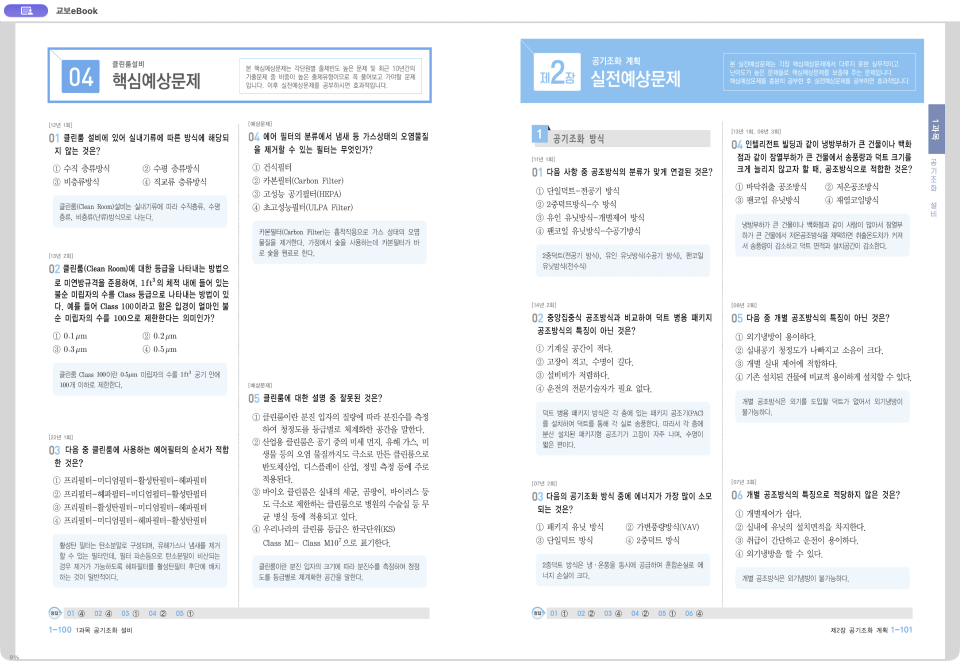
#> input picture work/hansol-ink-hidden/screens/spread-0059.png, 2880 x 1982 px, given in place of spread-0100.png, which was not available (shown at 1/3 size)
$ python prepare-hansol-book-native.py
#> lines starting #> are read from the running program, lines starting #| are printed output that depends on the picture
"""Crop only individually reviewed question/solution rectangles from normal UI.
No ebook file extraction, OCR transcription, security changes or full-screen export.
"""
import json,hashlib
from pathlib import Path
from PIL import Image,ImageDraw,ImageFont
ROOT=Path(__file__).resolve().parents[1]
WORK=ROOT/'work/hansol-book-native';(WORK/'original').mkdir(parents=True,exist_ok=True)
review=json.loads((ROOT/'tools/hansol-book-native-review.json').read_text())
#> (reads tools/hansol-book-native-review.json from the repository)
rows=[];tiles=[];font=ImageFont.truetype(str(ROOT/'assets/fonts/NanumGothic-Regular.ttf'),20)
for row in review['rows']:
 path=ROOT/'work/hansol-whole-book/screens'/f"spread-{row['spread']:04}.png"
 with Image.open(path) as full:
#> full is the input picture: PIL image 2880x1982 RGBA; mean R, G, B, A 238.9, 241.9, 244.7, 255
  half=row['half'];source=full.crop((half*full.width//2,0,(half+1)*full.width//2,full.height))
#> after `source = full.crop((half * full.width // 2, 0, (half + 1) * full.width`:
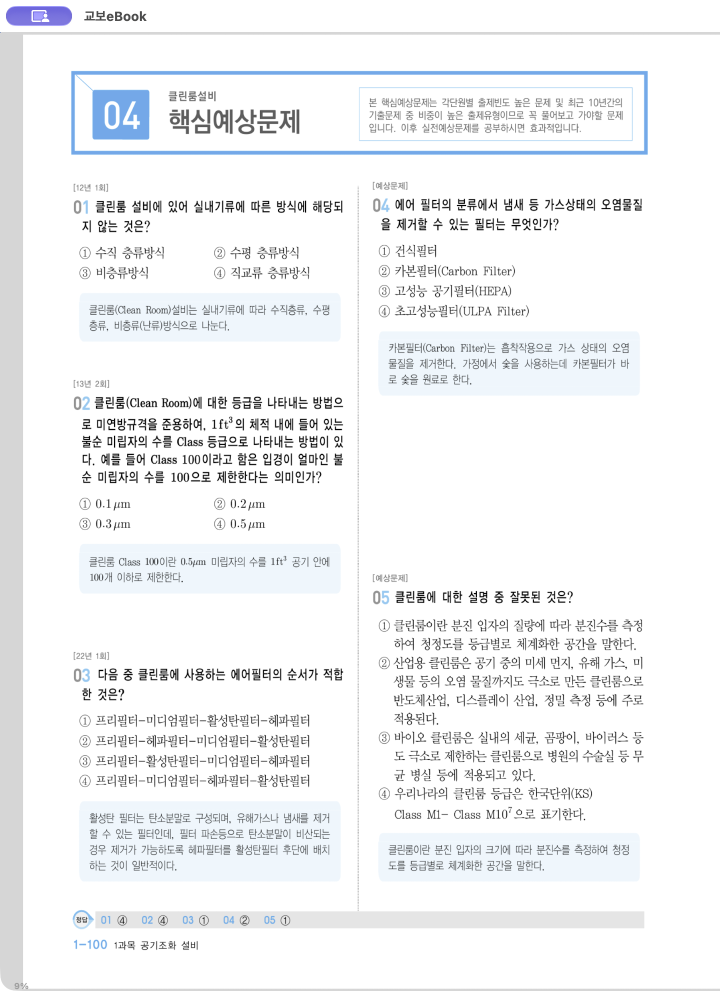
#> source: PIL image 1440x1982 RGBA (shown at 1/2 size); mean R, G, B, A 241.7, 243, 244.5, 255; transparent parts drawn white
  key=f"{row['page']}-{row['number']}";entry={'key':key,'sourceScreenSha256':hashlib.sha256(path.read_bytes()).hexdigest()}
  for kind,field in [('question','crop'),('explanation','solutionCrop')]:
   x0,y0,x1,y1=row[field]
   parts=row.get(kind+'Parts')
   if parts:
    pieces=[]
    for part in parts:
     screen=ROOT/'work/hansol-whole-book/screens'/f"spread-{part.get('spread',row['spread']):04}.png"
     fullpart=Image.open(screen);halfpart=part.get('half',row['half']);halfim=fullpart.crop((halfpart*fullpart.width//2,0,(halfpart+1)*fullpart.width//2,fullpart.height))
     a,b,c,d=part['crop'];assert 0<=a<c<=halfim.width and 0<=b<d<=halfim.height
     pieces.append(halfim.crop((a,b,c,d)))
     entry.setdefault('sourceScreens',{})[str(screen.relative_to(ROOT))]=hashlib.sha256(screen.read_bytes()).hexdigest()
    im=Image.new('RGB',(max(p.width for p in pieces),sum(p.height for p in pieces)+12*(len(pieces)-1)),'white');offset=0
    for piece in pieces:im.paste(piece,(0,offset));offset+=piece.height+12
    assert [0,0,*im.size]==row[field],(key,kind,list(im.size),row[field])
   else:
    assert 0<=x0<x1<=source.width and 0<=y0<y1<=source.height
    im=source.crop((x0,y0,x1,y1))
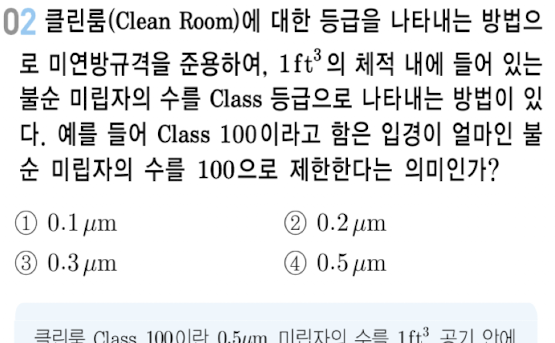
#> im: PIL image 555x343 RGBA; mean R, G, B, A 228.7, 229.5, 230.2, 255
   im.save(WORK/'original'/f'{key}-{kind}.png');entry[kind+'Size']=list(im.size)
   if kind=='question':
    proof=im.copy();draw=ImageDraw.Draw(proof)
    for i,rect in enumerate(row.get('choiceRects',[])):
     a,b,c,d=rect;assert x0<=a<c<=x1 and y0<=b<d<=y1,(key,rect)
     draw.rectangle((a-x0,b-y0,c-x0,d-y0),outline='red',width=2)
    proof.thumbnail((900,650));tile=Image.new('RGB',(940,proof.height+40),'white');ImageDraw.Draw(tile).text((8,4),f"{row['page']} : {row['number']}  {row['kind']}",font=font,fill='black');tile.paste(proof,(8,35));tiles.append(tile)
#> after `proof.thumbnail((900, 650))`:
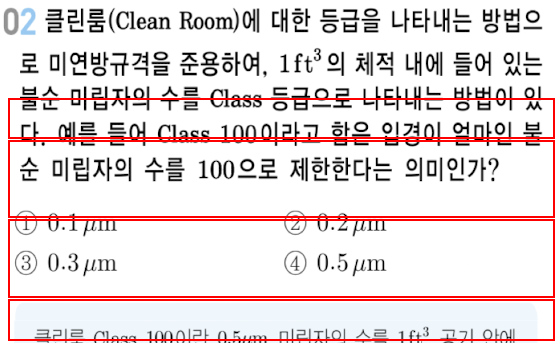
#> proof: PIL image 555x343 RGBA; mean R, G, B, A 230.4, 218.3, 218.9, 255
#> after `tile = Image.new('RGB', (940, proof.height + 40), 'white')`: tile: PIL image 940x383 RGB; every value is 255
#> after `ImageDraw.Draw(tile).text((8, 4), f"{row['page']} : {row['number']}  {`:
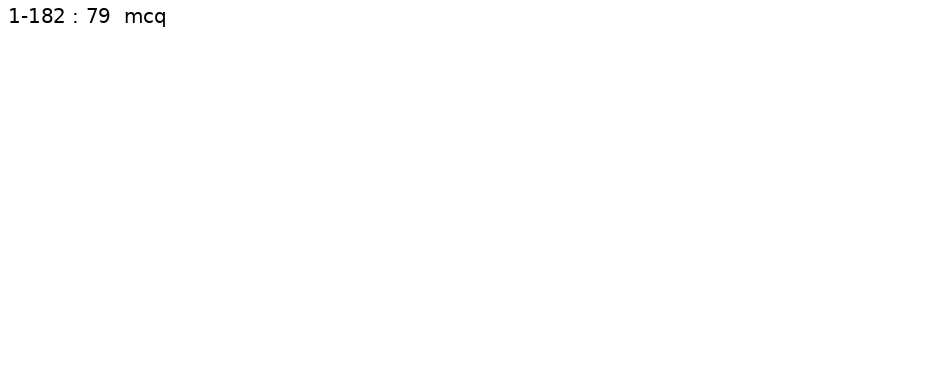
#> tile: PIL image 940x383 RGB; min 0, max 255, mean 254.6
#> after `tile.paste(proof, (8, 35))`:
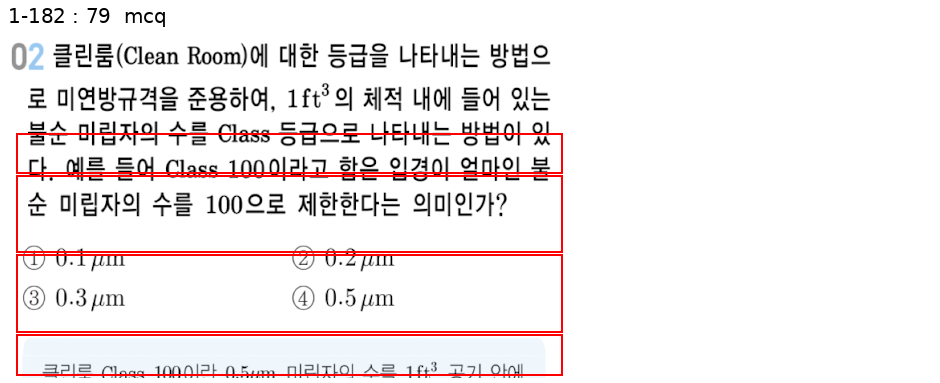
#> tile: PIL image 940x383 RGB; mean R, G, B 241.6, 235.2, 235.5
  rows.append(entry)
#> pass 2 of the loop `for row in review['rows']:`:
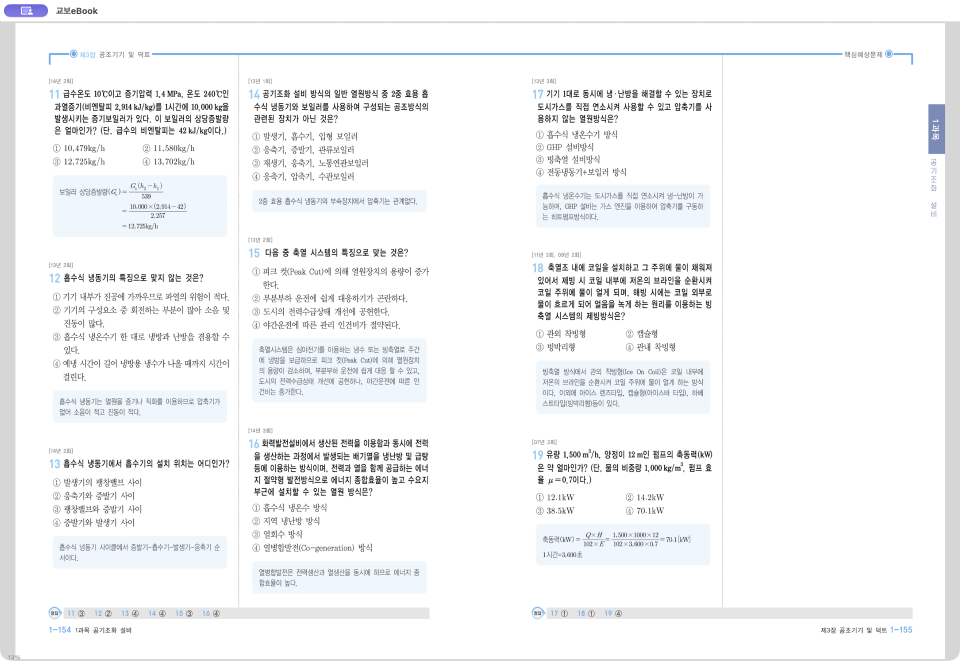
#> input picture work/hansol-ink-hidden/screens/spread-0086.png, 2880 x 1982 px, given in place of spread-0127.png, which was not available (shown at 1/3 size)
#> full is the input picture: PIL image 2880x1982 RGBA; mean R, G, B, A 244.5, 245.4, 246.3, 255
#> im: PIL image 556x519 RGBA
#> `proof.thumbnail((900, 650))`:
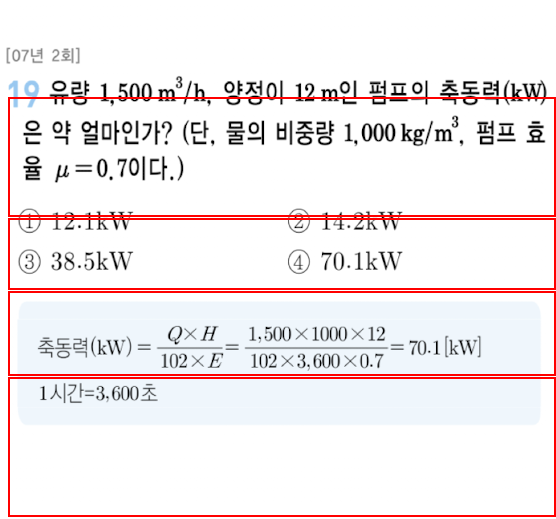
#> proof: PIL image 556x519 RGBA; mean R, G, B, A 242.3, 234.7, 236, 255
#> tile: PIL image 940x559 RGB; every value is 255
#> `tile.paste(proof, (8, 35))`:
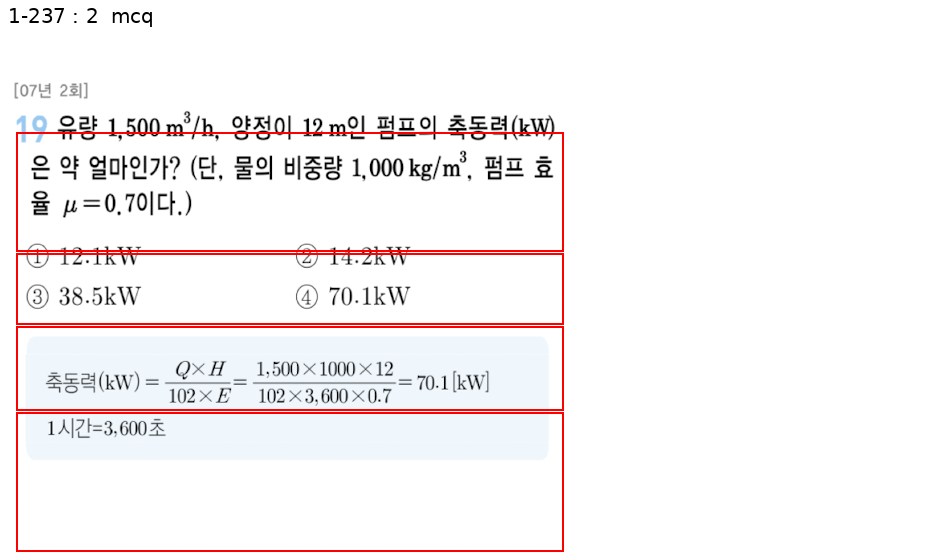
#> tile: PIL image 940x559 RGB; mean R, G, B 247.8, 243.6, 244.3
#> (the run stopped early here; a loop or call above may not have finished)
